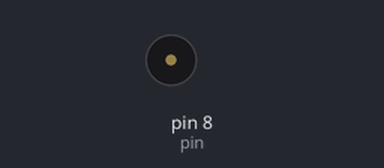
Recording of a sketch running on a simulated Arduino Uno, built with avr-gcc and run on an emulated ATmega328P. On the bench: buzzer (waves = sounding).

Above: at 0.85 s.
At 8.75 s:
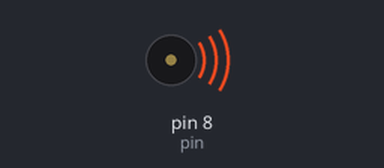
Timing chart, 0 to 9.9 s (numbered marks = the images above):
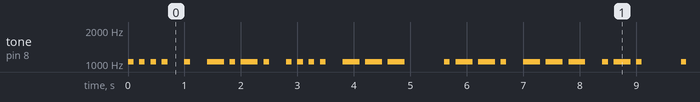

Measured:
- by itself, tone on pin 8 (pin): plays 1047 Hz for 0.10 s, 1047 Hz for 0.10 s, 1047 Hz for 0.10 s, 1047 Hz for 0.10 s, 1047 Hz for 0.10 s, 1047 Hz for 0.30 s … (327 notes in this stretch)

The sketch:

Morse_Hecho_por_ramon_.ino
```cpp
const int pin = 8;

int note = 1047;
int velocitat = 10;

void setup()
{
}

void loop()
{
 punt();
  punt();
  punt();
  punt();
  //Espai entre lletres
  espaiL();
  //O
  punt();
  espaiL();
ratlla();
  punt();
  ratlla();
  punt();
  espaiL();
  punt();
  punt();
  punt();
  punt();
      espaiL();
  ratlla();
  ratlla();
  ratlla();
   espaiP();
   punt();
   ratlla();
   ratlla();
   punt();
       espaiL();
  ratlla();
  ratlla();
  ratlla();
  espaiL();
  punt();
   ratlla();
  punt();
  espaiP();
  punt();
   ratlla();
  punt();
  espaiL();
  punt();
   ratlla();
   espaiL();
   ratlla();
  ratlla();
  espaiL();
   ratlla();
  ratlla();
  ratlla();
  espaiL();
  ratlla();
  punt();
  espaiP();
}

void punt()
{
  tone(pin, note, 1000/velocitat);
  delay(1000/velocitat);
  delay(1000/velocitat);
}

void ratlla()
{
  tone(pin, note, 3*(1000/velocitat));
  delay(3*(1000/velocitat));
  delay(1000/velocitat);
}

void espaiL()  //Espai entre lletres
{
  delay(2*(1000/velocitat));
}

void espaiP()  //Espai entre paraules
{
  delay(6*(1000/velocitat));
}
```
